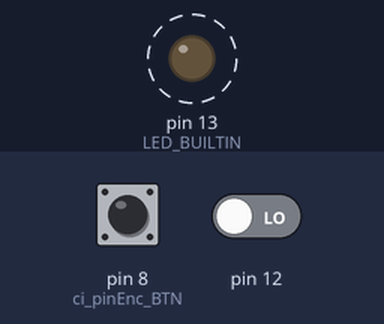
Recording of a sketch running on a simulated Arduino Uno, built with avr-gcc and run on an emulated ATmega328P. Parts: output pins drawn as LEDs (lit = HIGH). Dashed ring = blinking. The test bench sets the inputs (shaded band); at power-on: pin 8 (ci_pinEnc_BTN) HIGH, pin 12 LOW. What the sketch prints to the serial monitor is not drawn.

Above: at 1.2 s.
1.3 s: pin 8 (ci_pinEnc_BTN) pulled LOW for 1 s
24.3 s: pin 8 (ci_pinEnc_BTN) pulsed LOW 2 times (0.12 s each, 0.3 s apart)
46.9 s: pin 8 (ci_pinEnc_BTN) pulled LOW for 1 s
Timing chart, 0 to 75.9 s (numbered marks = the images above; inputs shaded):
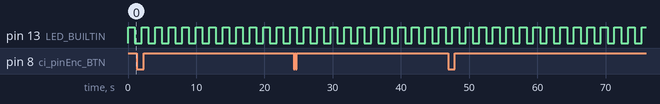

Measured:
- by itself, pin 13 (LED_BUILTIN): alternates HIGH for 0.99 s and LOW for 0.99 s

The sketch:

Aula11.ino
```cpp
#include <Arduino_FreeRTOS.h>

void TaskBlink(void *pvParameters);
void TaskUART(void *pvParameters);
void TaskENCODERRead(void *pvParameters);

// Pinos do Encoder KY-040 (padrão de bancada D8, D9, D10)
const int ci_pinEnc_BTN  = 8;  // SW (Pino 8)
const int ci_pinEnc_CCLK = 9;  // DT (Pino 9)
const int ci_pinEnc_CLK  = 10; // CLK (Pino 10 / PCINT4)

typedef enum {
  EPRESSIONADO,
  ESOLTO,
} eBTState;

typedef enum {
  D,
  E,
  P,
} eCKState;

typedef struct {
  uint32_t u32_TempoAtual;
  uint32_t u32_TempoAtual_CK;
  uint32_t u32_TempoAtual_CK_1;
  uint32_t u32_TempopressionadoPosSolto;
  uint32_t u32_Tempopressionado;
  uint32_t u32_TempopressionadoPosSolto_CK;
  uint32_t u32_Tempopressionado_CK;
  eBTState eBT_estadoAtual;
  eBTState eBT_estadoAnt;
  eCKState eBT_estadoAtual_CK;
  eCKState eBT_estadoAnt_CK;
} stBTNENC;

volatile stBTNENC stBTNENC0;

void setup() {
  // Habilita interrupção PCINT exclusivamente para o Pino 10 (PCINT4)
  PCICR  |= (1 << PCIE0);
  PCMSK0  = (1 << PCINT4);

  Serial.begin(9600);
  while (!Serial) {
    ;
  }

  pinMode(ci_pinEnc_CLK, INPUT_PULLUP);
  pinMode(ci_pinEnc_CCLK, INPUT_PULLUP);
  pinMode(ci_pinEnc_BTN, INPUT_PULLUP);

  stBTNENC0.eBT_estadoAtual_CK = P;
  stBTNENC0.eBT_estadoAnt_CK   = P;
  stBTNENC0.eBT_estadoAnt      = ESOLTO;
  stBTNENC0.eBT_estadoAtual    = ESOLTO;

  xTaskCreate(TaskBlink,       "Blink",       128, NULL, 1, NULL);
  xTaskCreate(TaskUART,        "TaskUART",    256, NULL, 1, NULL);
  xTaskCreate(TaskENCODERRead, "TaskENCODERRead", 128, NULL, 1, NULL);
}

void loop() {
  // FreeRTOS assume o controle do microcontrolador
}

void TaskBlink(void *pvParameters) {
  (void) pvParameters;
  pinMode(LED_BUILTIN, OUTPUT);

  for (;;) {
    digitalWrite(LED_BUILTIN, HIGH);
    vTaskDelay(1000 / portTICK_PERIOD_MS);
    digitalWrite(LED_BUILTIN, LOW);
    vTaskDelay(1000 / portTICK_PERIOD_MS);
  }
}

void TaskUART(void *pvParameters) {
  (void) pvParameters;
  for (;;) {
    Serial.print(F("Estado: "));
    Serial.print(stBTNENC0.eBT_estadoAtual);
    Serial.print(F(", "));
    Serial.print(stBTNENC0.u32_Tempopressionado);
    Serial.print(F(", "));
    Serial.print(stBTNENC0.u32_TempopressionadoPosSolto);
    Serial.print(F(", CK: "));
    Serial.print(stBTNENC0.eBT_estadoAtual_CK);
    Serial.print(F(", "));
    Serial.print(stBTNENC0.u32_Tempopressionado_CK);
    Serial.print(F(", "));
    Serial.print(stBTNENC0.u32_TempopressionadoPosSolto_CK);
    Serial.println();
    vTaskDelay(100 / portTICK_PERIOD_MS);
  }
}

void TaskENCODERRead(void *pvParameters) {
  (void) pvParameters;
  for (;;) {
    if (!digitalRead(ci_pinEnc_BTN)) {
      if (stBTNENC0.eBT_estadoAtual != EPRESSIONADO) {
        stBTNENC0.u32_TempoAtual = millis();
      }
      stBTNENC0.u32_Tempopressionado = millis() - stBTNENC0.u32_TempoAtual;
      stBTNENC0.eBT_estadoAnt = stBTNENC0.eBT_estadoAtual;
      stBTNENC0.eBT_estadoAtual = EPRESSIONADO;
    } else {
      if (stBTNENC0.eBT_estadoAtual == EPRESSIONADO) {
        stBTNENC0.u32_TempopressionadoPosSolto = millis() - stBTNENC0.u32_TempoAtual;
      }
      stBTNENC0.eBT_estadoAnt = stBTNENC0.eBT_estadoAtual;
      stBTNENC0.eBT_estadoAtual = ESOLTO;
    }

    if (stBTNENC0.eBT_estadoAtual_CK != P) {
      stBTNENC0.u32_Tempopressionado_CK = millis() - stBTNENC0.u32_TempoAtual_CK_1;
      if (millis() > stBTNENC0.u32_TempoAtual_CK + (500 / portTICK_PERIOD_MS)) {
        stBTNENC0.u32_TempopressionadoPosSolto_CK = stBTNENC0.u32_Tempopressionado_CK;
        stBTNENC0.eBT_estadoAnt_CK = stBTNENC0.eBT_estadoAtual_CK;
        stBTNENC0.eBT_estadoAtual_CK = P;
      }
    }
    vTaskDelay(1);
  }
}

ISR(PCINT0_vect) {
  // Como apenas o Pino 10 acorda o vetor, se estiver LOW é Borda de Descida:
  if (digitalRead(ci_pinEnc_CLK) == LOW) {
    if (digitalRead(ci_pinEnc_CCLK) == HIGH) {
      stBTNENC0.u32_TempoAtual_CK = millis();
      stBTNENC0.u32_TempoAtual_CK_1 = millis();
      stBTNENC0.eBT_estadoAnt_CK = stBTNENC0.eBT_estadoAtual_CK;
      stBTNENC0.eBT_estadoAtual_CK = D;
    } else {
      stBTNENC0.u32_TempoAtual_CK = millis();
      stBTNENC0.u32_TempoAtual_CK_1 = millis();
      stBTNENC0.eBT_estadoAnt_CK = stBTNENC0.eBT_estadoAtual_CK;
      stBTNENC0.eBT_estadoAtual_CK = E;
    }
  }
}
```
